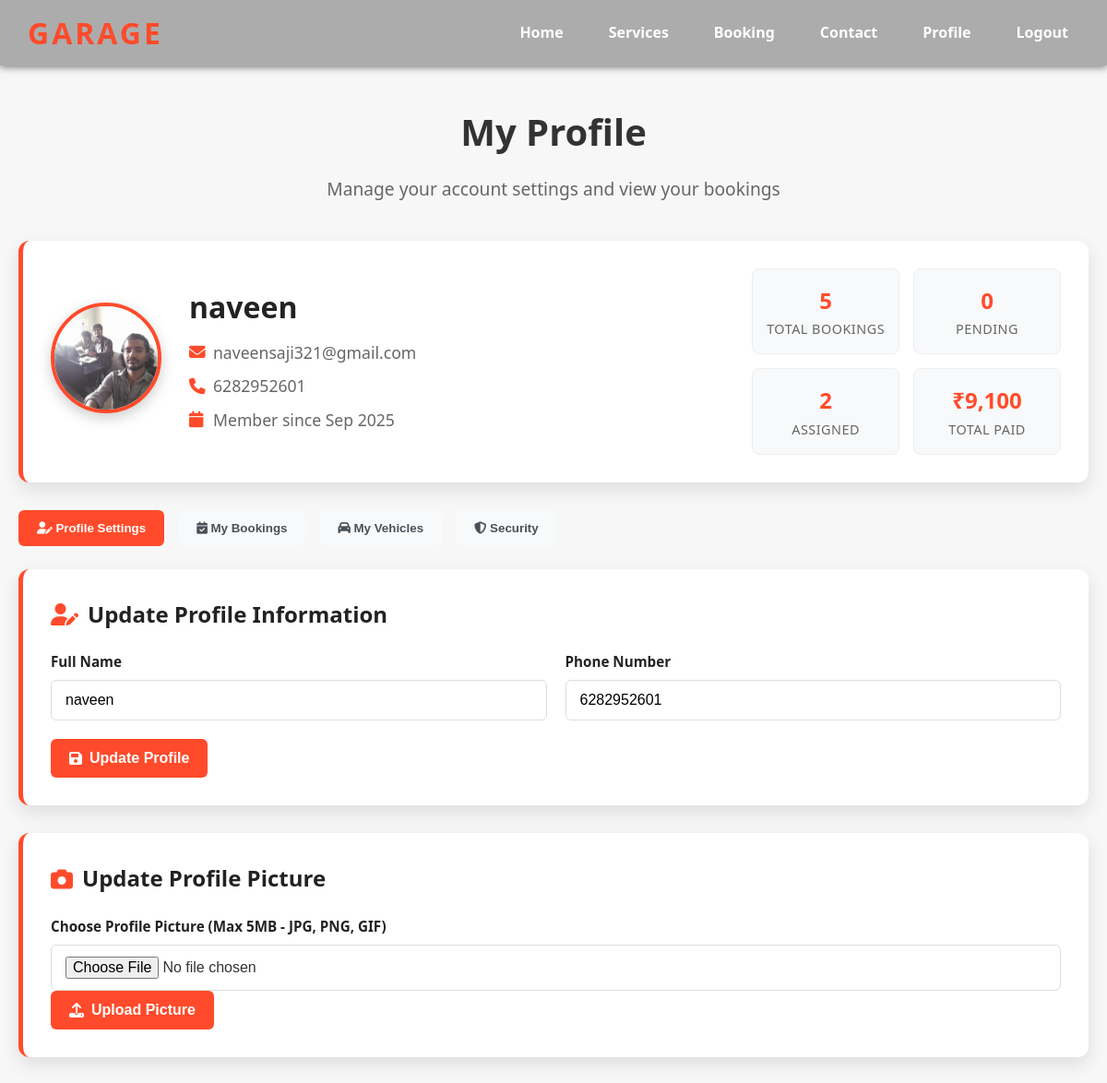
Screenshot of /profile.php (signed in) with the database file from the repository.
### tables this page shows
CREATE TABLE `register` (
  `user_id` int(11) NOT NULL,
  `name` varchar(30) DEFAULT NULL,
  `email` varchar(50) DEFAULT NULL,
  `password` varchar(255) DEFAULT NULL,
  `phonenumber` varchar(10) DEFAULT NULL,
  `profile_picture` varchar(255) DEFAULT NULL,
  `created_at` timestamp NOT NULL DEFAULT current_timestamp()
);

### profile.php (the view, shortened to what this page needs)
<?php
$conn = new mysqli("localhost", "root", "", "login");
$stmt = $conn->prepare("SELECT name, email, phonenumber, profile_picture, created_at FROM register WHERE email = ?");
$stmt->bind_param("s", $_SESSION['email']);
$stmt->execute();
$result = $stmt->get_result();
$user = $result->fetch_assoc();
$profile_picture = $user['profile_picture'] ?? 'default-avatar.png';
$bookings_stmt = $conn->prepare("
SELECT
    b.booking_id,
    b.booking_datetime,
    b.status,
    b.time_slot,
    b.appointment_date,
    COALESCE(m.name, 'Not assigned') AS mechanic_name,       -- use mechanics table
    COALESCE(s.staffname, 'Not assigned') AS staff_name,    -- use staff table
    v.vehicle_type,
    v.brand,
    v.model,
    v.registration_no,
    v.year,
    m.phone_number AS mechanic_phone,
    m.profession AS mechanic_profession,
    GROUP_CONCAT(DISTINCT serv.service_name SEPARATOR ', ') AS services,
    COALESCE(SUM(bs.service_price), 0) AS total_price,
    COUNT(DISTINCT bs.service_id) AS service_count,
    GROUP_CONCAT(DISTINCT bs.payment_status SEPARATOR ',') AS payment_statuses,
    COALESCE(SUM(CASE WHEN bs.payment_status = 'paid' THEN bs.service_price ELSE 0 END), 0) AS paid_amount,
    COALESCE(SUM(CASE WHEN bs.payment_status = 'unpaid' THEN bs.service_price ELSE 0 END), 0) AS unpaid_amount
FROM bookings b
JOIN register r        ON b.user_id    = r.user_id
LEFT JOIN vehicles v   ON b.vehicle_id = v.vehicle_id
LEFT JOIN mechanics m  ON b.mechanic_id = m.mechanic_id
LEFT JOIN staff s      ON b.staff_id = s.staff_id           -- join with staff table
LEFT JOIN booking_services bs ON b.booking_id = bs.booking_id
LEFT JOIN services serv ON bs.service_id = serv.service_id
WHERE r.email = ?
GROUP BY b.booking_id
ORDER BY b.booking_datetime DESC;
");
$bookings_stmt->bind_param("s", $_SESSION['email']);
$bookings_stmt->execute();
$bookings_result = $bookings_stmt->get_result();
$bookings = $bookings_result->fetch_all(MYSQLI_ASSOC);
$total_bookings = count($bookings);
$pending_bookings = count(array_filter($bookings, function($b) { return strtolower($b['status']) === 'pending'; }));
$assigned_bookings = count(array_filter($bookings, function($b) { return strtolower($b['status']) === 'assigned'; }));
$total_spent = array_sum(array_column($bookings, 'paid_amount'));
?>
<!DOCTYPE html>
<html lang="en">
<head>
    <link rel="stylesheet" href="style.css">
    <link href="https://cdnjs.cloudflare.com/ajax/libs/font-awesome/6.4.0/css/all.min.css" rel="stylesheet">
</head>
<body>
    <nav>
        <div class="logo">GARAGE</div>
        <ul>
            <li><a href="index.php">Home</a></li>
            <li><a href="service.php">Services</a></li>
            <li><a href="booking.php">Booking</a></li>
            <li><a href="contact_staff.php">Contact</a></li>
            <li><a href="profile.php" class="active">Profile</a></li>
            <li><a href="logout.php">Logout</a></li>
        </ul>
    </nav>
    <h1 class="main-title">My Profile</h1>
    <p class="main-subtitle">Manage your account settings and view your bookings</p>
    <div class="container">
        <div class="profile-header">
            <div class="profile-info">
                <div class="profile-picture-container">
                    <img src="<?php echo file_exists("uploads/profile_pictures/" . $profile_picture) ? "uploads/profile_pictures/" . htmlspecialchars($profile_picture) : 'images/default-avatar.png'; ?>"
                         alt="Profile Picture" class="profile-picture">
                </div>
                <div class="user-details">
                    <h2><?php echo htmlspecialchars($user['name']); ?></h2>
                    <p><i class="fas fa-envelope"></i> <?php echo htmlspecialchars($user['email']); ?></p>
                    <p><i class="fas fa-phone"></i> <?php echo htmlspecialchars($user['phonenumber'] ?? 'Not provided'); ?></p>
                    <p><i class="fas fa-calendar"></i> Member since <?php echo date('M Y', strtotime($user['created_at'])); ?></p>
                </div>
                <div class="user-stats">
                    <div class="stat-item">
                        <div class="stat-number"><?php echo $total_bookings; ?></div>
                        <div class="stat-label">Total Bookings</div>
                    </div>
                    <div class="stat-item">
                        <div class="stat-number"><?php echo $pending_bookings; ?></div>
                        <div class="stat-label">Pending</div>
                    </div>
                    <div class="stat-item">
                        <div class="stat-number"><?php echo $assigned_bookings; ?></div>
                        <div class="stat-label">Assigned</div>
                    </div>
                    <div class="stat-item">
                        <div class="stat-number">₹<?php echo number_format($total_spent, 0); ?></div>
                        <div class="stat-label">Total Paid</div>
                    </div>
                </div>
            </div>
        </div>
        <div class="tab-container">
            <div class="tab-buttons">
                <button class="tab-button active" onclick="showTab('profile-tab')">
                    <i class="fas fa-user-edit"></i> Profile Settings
                </button>
                <button class="tab-button" onclick="showTab('bookings-tab')">
                    <i class="fas fa-calendar-check"></i> My Bookings
                </button>
                <button class="tab-button" onclick="showTab('vehicles-tab')">
                    <i class="fas fa-car"></i> My Vehicles
                </button>
                <button class="tab-button" onclick="showTab('security-tab')">
                    <i class="fas fa-shield-alt"></i> Security
                </button>
            </div>
            <div id="profile-tab" class="tab-content active">
                <div class="card">
                    <h3><i class="fas fa-user-edit"></i> Update Profile Information</h3>
                    <form method="POST">
                        <div class="form-grid">
                            <div class="form-group">
                                <label>Full Name</label>
                                <input type="text" name="name" value="<?php echo htmlspecialchars($user['name']); ?>" required>
                            </div>
                            <div class="form-group">
                                <label>Phone Number</label>
                                <input type="tel" name="phonenumber" value="<?php echo htmlspecialchars($user['phonenumber'] ?? ''); ?>" pattern="[0-9]{10}" title="Please enter a 10-digit phone number" required>
                            </div>
                        </div>
                        <button type="submit" name="update_profile" class="btn">
                            <i class="fas fa-save"></i> Update Profile
                        </button>
                    </form>
                </div>
                <div class="card">
                    <h3><i class="fas fa-camera"></i> Update Profile Picture</h3>
                    <form method="POST" enctype="multipart/form-data">
                        <div class="form-group">
                            <label>Choose Profile Picture (Max 5MB - JPG, PNG, GIF)</label>
                            <input type="file" name="profile_picture" accept="image/*" required>
                        </div>
                        <button type="submit" name="upload_picture" class="btn">
                            <i class="fas fa-upload"></i> Upload Picture
                        </button>
                    </form>
                </div>
            </div>
        </div>
    </div>
</body>
</html>

### style.css (style rules this page uses)
* { box-sizing: border-box; margin: 0; padding: 0; }
body, html { font-family: 'Segoe UI', Tahoma, Geneva, Verdana, sans-serif; color: #333; background: #f7f7f7; min-height: 100vh; }
nav { position: sticky; top: 0; left: 0; width: 100%; background: rgba(0, 0, 0, 0.304); display: flex; justify-content: space-between; align-items: center; padding: 10px 30px; z-index: 1000; box-shadow: 0 2px 8px rgba(0,0,0,0.5); color: #fff; }
nav .logo { font-size: 2rem; font-weight: 900; letter-spacing: 3px; color: #ff4b2b; user-select: none; }
nav ul { list-style: none; display: flex; gap: 25px; }
nav ul li a { color: #fff; text-decoration: none; font-weight: 600; font-size: 1rem; padding: 8px 12px; border-radius: 6px; transition: background 0.3s ease; }

### profile.php (style rules this page uses)
* { margin: 0; padding: 0; box-sizing: border-box; }
body { font-family: 'Segoe UI', Tahoma, Geneva, Verdana, sans-serif; background: #f7f7f7; min-height: 100vh; color: #333; line-height: 1.6; }
.main-title { font-size: 2.5rem; color: #333; margin: 40px auto 15px; text-align: center; }
.main-subtitle { font-size: 1.2rem; color: #666; margin: 0 auto 40px; text-align: center; max-width: 600px; }
.container { max-width: 1200px; margin: 0 auto; padding: 0 20px 40px; }
.profile-header { background: white; border-radius: 12px; padding: 30px; margin-bottom: 30px; box-shadow: 0 8px 20px rgba(0, 0, 0, 0.1); border-left: 5px solid #ff4b2b; }
.profile-info { display: grid; grid-template-columns: auto 1fr auto; gap: 30px; align-items: center; }
.profile-picture-container { position: relative; }
.profile-picture { width: 120px; height: 120px; border-radius: 50%; object-fit: cover; border: 4px solid #ff4b2b; box-shadow: 0 5px 15px rgba(0, 0, 0, 0.2); }
.user-details h2 { color: #222; font-size: 2rem; margin-bottom: 10px; }
.user-details p { color: #666; font-size: 1.1rem; margin-bottom: 8px; display: flex; align-items: center; gap: 10px; }
.user-details p i { color: #ff4b2b; width: 16px; }
.user-stats { display: grid; grid-template-columns: repeat(2, 1fr); gap: 15px; text-align: center; }
.stat-item { background: #f8f9fa; padding: 15px; border-radius: 8px; border: 1px solid #eee; }
.stat-number { font-size: 1.5rem; font-weight: 700; color: #ff4b2b; }
.stat-label { font-size: 0.9rem; color: #666; text-transform: uppercase; letter-spacing: 0.5px; }
.card { background: white; border-radius: 12px; padding: 30px; margin-bottom: 30px; box-shadow: 0 8px 20px rgba(0, 0, 0, 0.1); border-left: 5px solid #ff4b2b; }
.card h3 { color: #222; font-size: 1.5rem; margin-bottom: 20px; display: flex; align-items: center; gap: 10px; }
.card h3 i { color: #ff4b2b; }
.tab-container { margin-bottom: 30px; }
.tab-buttons { display: flex; gap: 15px; margin-bottom: 25px; flex-wrap: wrap; }
.tab-button { padding: 12px 20px; background: #f8f9fa; color: #495057; border: none; border-radius: 6px; cursor: pointer; transition: all 0.3s ease; font-weight: 600; }
.tab-button.active { background: #ff4b2b; color: white; }
.tab-content { display: none; }
.tab-content.active { display: block; }
.form-grid { display: grid; grid-template-columns: repeat(auto-fit, minmax(280px, 1fr)); gap: 20px; margin-bottom: 20px; }
.form-group { display: flex; flex-direction: column; }
.form-group label { font-weight: 600; color: #222; margin-bottom: 8px; font-size: 0.95rem; }
.form-group input, .form-group select, .form-group textarea { padding: 12px 15px; border: 1px solid #ddd; border-radius: 6px; font-size: 1rem; transition: all 0.3s ease; background: #fff; }
.btn { background: #ff4b2b; color: white; padding: 12px 20px; border: none; border-radius: 6px; font-size: 1rem; font-weight: 600; cursor: pointer; transition: all 0.3s ease; text-decoration: none; display: inline-flex; align-items: center; gap: 8px; }

### rows the page displays
register: profile_picture (picture), name "naveen", email "naveensaji321@gmail.com", phonenumber "6282952601", created_at "Sep 2025"

### other values shown
$total_bookings "5"
$pending_bookings "0"
$assigned_bookings "2"
$total_spent "9,100"
